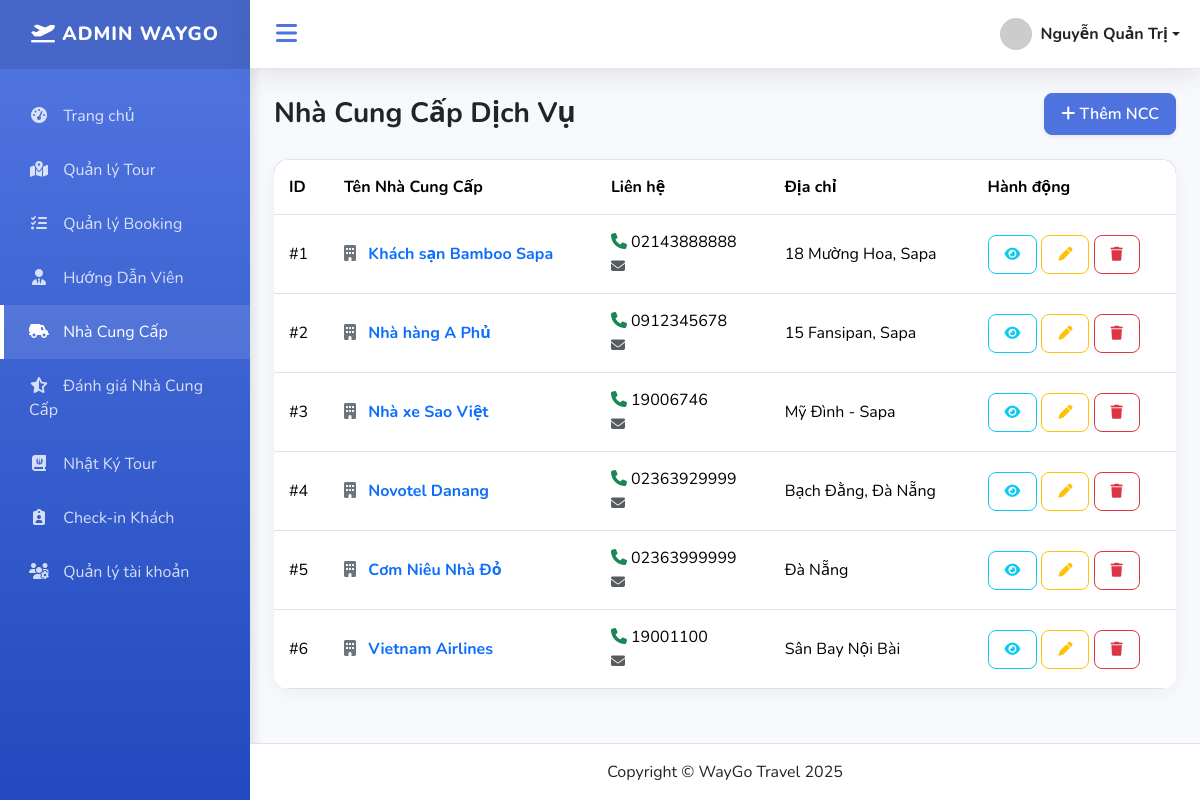
/index.php?action=listsupplier (signed in), run on the app's committed database.
### tables this page shows
CREATE TABLE `suppliers` (
  `id` int NOT NULL,
  `name` varchar(255) NOT NULL,
  `type` enum('Nhà hàng','Khách sạn','Vận chuyển') NOT NULL,
  `phone` varchar(20) DEFAULT NULL,
  `email` varchar(255) DEFAULT NULL,
  `address` varchar(255) DEFAULT NULL,
  `rating` int DEFAULT '0',
  `created_at` timestamp NULL DEFAULT CURRENT_TIMESTAMP
);

### controllers/SupplierController.php (called while the page is built, shortened)
<?php
require_once PATH_MODEL . "supplierModel.php";
class SupplierController
{
    public function listSupplier()
    {
        $model = new Supplier();
        $suppliers = $model->getAll();
        include "views/admin/suppliers/listsupplier.php";
    }
}

### index.php (called while the page is built, shortened)
<?php
require_once './routes/index.php';

### models/BaseModel.php (called while the page is built, shortened)
<?php
class BaseModel
{
    public function __construct()
    {
        $dsn = sprintf('mysql:host=%s;port=%s;dbname=%s;charset=utf8', DB_HOST, DB_PORT, DB_NAME);
        try {
            $this->pdo = new PDO($dsn, DB_USERNAME, DB_PASSWORD, DB_OPTIONS);
        } catch (PDOException $e) {
            die("Kết nối cơ sở dữ liệu thất bại: {$e->getMessage()}. Vui lòng thử lại sau.");
        }
    }
}

### models/SupplierModel.php (called while the page is built, shortened)
<?php
require_once "models/BaseModel.php";
class Supplier extends BaseModel
{
    protected $table = "suppliers";
    public function getAll()
    {
        $sql = "SELECT * FROM $this->table";
        $stmt = $this->pdo->prepare($sql);
        $stmt->execute();
        return $stmt->fetchAll();
    }
}

### views/admin/suppliers/listsupplier.php (the view)
<?php require_once "views/layouts/header.php"; ?>
<div class="d-flex justify-content-between align-items-center mb-4">
    <h1 class="h3 mb-0 text-gray-800 fw-bold">Nhà Cung Cấp Dịch Vụ</h1>
    <a href="index.php?action=addsupplier" class="btn btn-primary shadow-sm">
        <i class="fa-solid fa-plus"></i> Thêm NCC
    </a>
</div>
<div class="card card-modern">
    <div class="card-body p-0">
        <div class="table-responsive">
            <table class="table table-modern table-hover align-middle mb-0">
                <thead>
                    <tr>
                        <th>ID</th>
                        <th>Tên Nhà Cung Cấp</th>
                        <th>Liên hệ</th>
                        <th>Địa chỉ</th>
                        <th>Hành động</th>
                    </tr>
                </thead>
                <tbody>
                    <?php foreach ($suppliers as $s): ?>
                    <tr>
                        <td>#<?= $s['id'] ?></td>
                        <td class="fw-bold text-primary">
                            <i class="fa-solid fa-building me-2 text-secondary"></i> <?= $s['name'] ?>
                        </td>
                        <td>
                            <div><i class="fa-solid fa-phone text-success"></i> <?= $s['phone'] ?></div>
                            <small class="text-muted"><i class="fa-solid fa-envelope"></i> <?= $s['email'] ?></small>
                        </td>
                        <td><?= $s['address'] ?></td>
                        <td>
                            <a href="index.php?action=detailsupplier&id=<?= $s['id'] ?>" class="btn btn-sm btn-outline-info" title="Chi tiết"><i class="fa-solid fa-eye"></i></a>
                            <a href="index.php?action=editsupplier&id=<?= $s['id'] ?>" class="btn btn-sm btn-outline-warning" title="Sửa"><i class="fa-solid fa-pen"></i></a>
                            <a href="index.php?action=deletesupplier&id=<?= $s['id'] ?>" class="btn btn-sm btn-outline-danger" onclick="return confirm('Xóa nhà cung cấp này?')" title="Xóa"><i class="fa-solid fa-trash"></i></a>
                        </td>
                    </tr>
                    <?php endforeach; ?>
                </tbody>
            </table>
        </div>
    </div>
</div>
<?php require_once "views/layouts/footer.php"; ?>

### routes/index.php (shortened to what this page needs)
<?php
$action = $_GET['action'] ?? 'dashboard';
$role = $_SESSION['role'] ?? '';
if ($role === 'admin' || $role === 'staff') {
    match ($action) {
        'dashboard' => (new DashboardController())->index(),
        '/', 'tour_list' => (new TourController())->listTour(),
        'tour_add' => (new TourController())->addTour(),
        'tour_detail' => (new TourController())->detailTour(),
        'tour_edit' => (new TourController())->editTour(),
        'tour_delete' => (new TourController())->deleteTour(),
        'hdv_list' => (new HuongDanVienController())->listHDV(),
        'hdv_add' => (new HuongDanVienController())->addHDV(),
        'hdv_detail' => (new HuongDanVienController())->detailHDV(),
        'hdv_edit' => (new HuongDanVienController())->editHDV(),
        'hdv_delete' => (new HuongDanVienController())->deleteHDV(),
        'listsupplier'   => (new SupplierController())->listSupplier(),
        'addsupplier' => (new SupplierController())->addSupplier(),
        'storesupplier'  => (new SupplierController())->storeSupplier(),
        'detailsupplier' => (new SupplierController())->detailSupplier(),
        'editsupplier' => (new SupplierController())->editSupplier(),
        'updatesupplier' => (new SupplierController())->updateSupplier(),
        'deletesupplier' => (new SupplierController())->deleteSupplier(),
        'booking_list' => (new BookingController())->listBooking(),
        'booking_add' => (new BookingController())->addBooking(),
        'booking_detail' => (new BookingController())->detailBooking(),
        'booking_edit' => (new BookingController())->editBooking(),
        'booking_delete' => (new BookingController())->deleteBooking(),
        'ajax_get_tour' => (new BookingController())->ajaxGetTourInfo(),
        'ajax_get_hdv_avail' => (new BookingController())->ajaxGetAvailableHdvs(),
        'comments_list' => (new CommentController())->listComments(),
        'comment_add_form' => (new CommentController())->showAddForm(),
        'comment_add' => (new CommentController())->addComment(),
        'comment_delete' => (new CommentController())->deleteComment(),
        'comment_detail' => (new CommentController())->detailComment(),
        'diary_list' => (new TourDiaryController())->listDiary(),
        'diary_manage' => (new TourDiaryController())->manageDiary(),
        'diary_delete_all' => (new TourDiaryController())->deleteBookingDiaries(),
        'ajax_get_tour_days' => (new TourDiaryController())->ajaxGetTourDays(),
        'checkin_list' => (new CheckinController())->listBookings(),
        'checkin_perform' => (new CheckinController())->performCheckin(),
        'checkin_ajax_update' => (new CheckinController())->ajaxUpdateStatus(),
        'checkin_all' => (new CheckinController())->checkinAll(),
        'checkin_create_session' => (new CheckinController())->createSession(),
        'checkin_delete_session' => (new CheckinController())->deleteSession(),
        default => (new DashboardController())->index(),
        'user_list'    => (new UserController())->listUser(),
        'user_add'     => (new UserController())->addUser(),
        'user_edit'    => (new UserController())->editUser(),
        'user_delete'  => (new UserController())->deleteUser(),
    };
}

### views/layouts/header.php (shortened to what this page needs)
<!DOCTYPE html>
<html lang="vi">
<head>
    <link href="https://cdn.jsdelivr.net/npm/bootstrap@5.3.3/dist/css/bootstrap.min.css" rel="stylesheet">
    <link rel="stylesheet" href="https://cdnjs.cloudflare.com/ajax/libs/font-awesome/6.5.1/css/all.min.css" />
    <link rel="stylesheet" href="assets/css/dashboard.css">
</head>
<body>
    <div class="wrapper">
        <nav id="sidebar">
            <div class="sidebar-header">
                <i class="fa-solid fa-plane-departure"></i> ADMIN WAYGO
            </div>
            <ul class="list-unstyled components">
                <li>
                    <a href="index.php?controller=admin&action=dashboard" class="<?= (!isset($_GET['action']) || $_GET['action'] == 'dashboard') ? 'active' : '' ?>">
                        <i class="fa-solid fa-gauge-high"></i> Trang chủ
                    </a>
                </li>
                <li>
                    <a href="index.php?action=tour_list" class="<?= (isset($_GET['action']) && strpos($_GET['action'], 'tour') !== false) ? 'active' : '' ?>">
                        <i class="fa-solid fa-map-location-dot"></i> Quản lý Tour
                    </a>
                </li>
                <li>
                    <a href="index.php?action=booking_list" class="<?= (isset($_GET['action']) && strpos($_GET['action'], 'booking') !== false) ? 'active' : '' ?>">
                        <i class="fa-solid fa-list-check"></i> Quản lý Booking
                    </a>
                </li>
                <li>
                    <a href="index.php?action=hdv_list" class="<?= (isset($_GET['action']) && strpos($_GET['action'], 'hdv') !== false) ? 'active' : '' ?>">
                        <i class="fa-solid fa-user-tie"></i> Hướng Dẫn Viên
                    </a>
                </li>
                <li>
                    <a href="index.php?action=listsupplier" class="<?= (isset($_GET['action']) && strpos($_GET['action'], 'supplier') !== false) ? 'active' : '' ?>">
                        <i class="fa-solid fa-truck-field"></i> Nhà Cung Cấp
                    </a>
                </li>
                <li>
                    <a href="index.php?action=comments_list"
                        class="<?= (isset($_GET['action']) && $_GET['action'] === 'comments_list') ? 'active' : '' ?>">
                        <i class="fa-solid fa-star-half-stroke"></i> Đánh giá Nhà Cung Cấp
                    </a>
                </li>
                <li>
                    <a href="index.php?action=diary_list" class="<?= (isset($_GET['action']) && strpos($_GET['action'], 'diary') !== false) ? 'active' : '' ?>">
                        <i class="fa-solid fa-book-journal-whills"></i> Nhật Ký Tour
                    </a>
                </li>
                <li>
                    <a href="index.php?action=checkin_list" class="<?= (isset($_GET['action']) && strpos($_GET['action'], 'checkin') !== false) ? 'active' : '' ?>">
                        <i class="fa-solid fa-clipboard-user"></i> Check-in Khách
                    </a>
                </li>
                <li>
                    <a href="index.php?action=user_list">
                        <i class="fa-solid fa-users-gear"></i>
                        <span>Quản lý tài khoản</span>
                    </a>
                </li>
            </ul>
        </nav>
        <div id="content">
            <nav class="navbar-custom">
                <button type="button" id="sidebarCollapse" class="btn-toggle-sidebar">
                    <i class="fa-solid fa-bars"></i>
                </button>
                <div class="d-flex align-items-center">
                    <div class="dropdown">
                        <a href="#" class="d-flex align-items-center text-decoration-none dropdown-toggle text-dark fw-bold" id="dropdownUser1" data-bs-toggle="dropdown" aria-expanded="false">
                            <img src="https://ui-avatars.com/api/?name=<?= $_SESSION['user_name'] ?? 'Admin' ?>&background=random" alt="" width="32" height="32" class="rounded-circle me-2">
                            <span><?= $_SESSION['user_name'] ?? 'Quản trị viên' ?></span>
                        </a>
                    </div>
                </div>
            </nav>
            <div class="container-fluid p-4">

### views/layouts/footer.php (shortened to what this page needs)
</div> <footer class="bg-white text-center py-3 mt-auto border-top">
            <div class="container my-auto">
                <div class="copyright text-center my-auto">
                    <span>Copyright &copy; WayGo Travel 2025</span>
                </div>
            </div>
        </footer>
    </div> </div> <script src="https://cdn.jsdelivr.net/npm/bootstrap@5.3.3/dist/js/bootstrap.bundle.min.js"></script>
</body>
</html>

### assets/css/dashboard.css (style rules this page uses)
:root { --primary-color: #4e73df; --secondary-color: #858796; --success-color: #1cc88a; --info-color: #36b9cc; --warning-color: #f6c23e; --danger-color: #e74a3b; --dark-bg: #222e3c; --light-bg: #f8f9fc; --sidebar-width: 250px; --sidebar-collapsed-width: 70px; --transition-speed: 0.3s; }
body { background-color: var(--light-bg); font-family: 'Nunito', 'Segoe UI', sans-serif; overflow-x: hidden; }
.wrapper { display: flex; width: 100%; align-items: stretch; }
#sidebar { min-width: var(--sidebar-width); max-width: var(--sidebar-width); background: linear-gradient(180deg, #4e73df 10%, #224abe 100%); color: #fff; transition: all var(--transition-speed); min-height: 100vh; box-shadow: 4px 0 10px rgba(0,0,0,0.1); }
#sidebar .sidebar-header { padding: 20px; background: rgba(0, 0, 0, 0.1); font-weight: 800; text-align: center; font-size: 1.2rem; letter-spacing: 1px; }
#sidebar ul.components { padding: 20px 0; }
#sidebar ul li a { padding: 15px 25px; font-size: 1rem; display: block; color: rgba(255, 255, 255, 0.8); text-decoration: none; transition: 0.3s; border-left: 4px solid transparent; }
#sidebar ul li a:hover, #sidebar ul li a.active { color: #fff; background: rgba(255, 255, 255, 0.1); border-left: 4px solid #fff; }
#sidebar ul li a i { margin-right: 10px; width: 20px; text-align: center; }
#content { width: 100%; min-height: 100vh; transition: all var(--transition-speed); display: flex; flex-direction: column; }
.navbar-custom { padding: 15px 20px; background: #fff; border-bottom: 1px solid #e3e6f0; box-shadow: 0 .15rem 1.75rem 0 rgba(58,59,69,.15); display: flex; justify-content: space-between; align-items: center; }
.btn-toggle-sidebar { background: transparent; border: none; color: var(--primary-color); font-size: 1.5rem; cursor: pointer; }
.card-modern { border: none; border-radius: 15px; box-shadow: 0 4px 20px rgba(0, 0, 0, 0.05); transition: transform 0.3s ease; background: #fff; overflow: hidden; height: auto !important; min-height: 0; }
.table-modern { background: #fff; border-radius: 10px; overflow: hidden; box-shadow: 0 0 20px rgba(0,0,0,0.05); width: 100%; margin-bottom: 1rem; color: #212529; }
.table-modern thead { background-color: var(--primary-color); color: white; }
.table-modern th, .table-modern td { padding: 15px; vertical-align: middle; border-top: 1px solid #e3e6f0; }
.btn { border-radius: 8px; padding: 8px 16px; font-weight: 600; transition: all 0.3s; }
.btn-primary { background-color: var(--primary-color); border-color: var(--primary-color); }

### data on the page
suppliers: id "1", name "Khách sạn Bamboo Sapa", phone "02143888888", address "18 Mường Hoa, Sapa"
suppliers: id "2", name "Nhà hàng A Phủ", phone "0912345678", address "15 Fansipan, Sapa"
suppliers: id "3", name "Nhà xe Sao Việt", phone "19006746", address "Mỹ Đình - Sapa"
suppliers: id "4", name "Novotel Danang", phone "02363929999", address "Bạch Đằng, Đà Nẵng"
suppliers: id "5", name "Cơm Niêu Nhà Đỏ", phone "02363999999", address "Đà Nẵng"
suppliers: id "6", name "Vietnam Airlines", phone "19001100", address "Sân Bay Nội Bài"

### other printed values
$_SESSION['user_name'] "Nguyễn Quản Trị"
